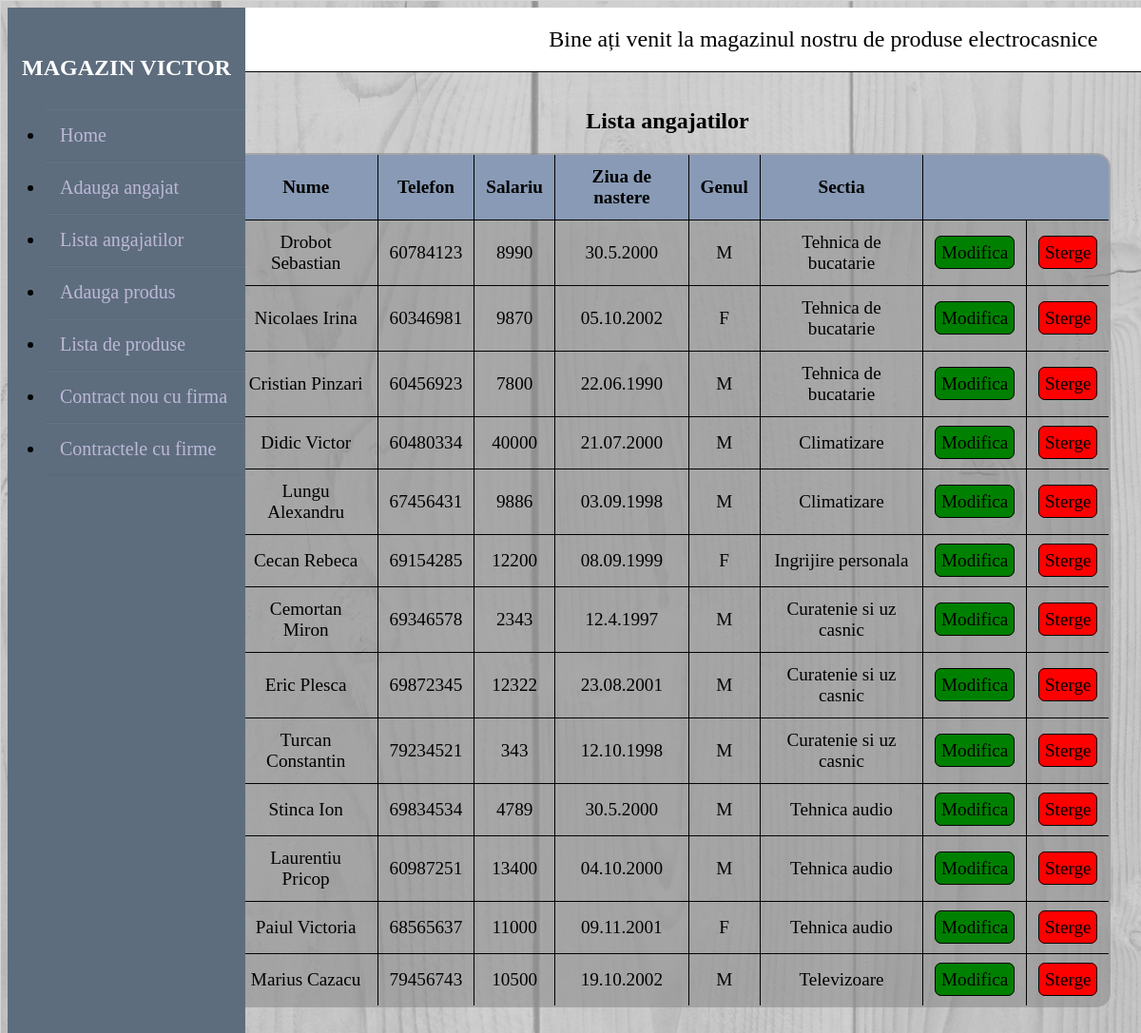
/teza/afisare_angajat.php, run on the app's committed database.
### tables this page shows
CREATE TABLE `angajati` (
  `id_angajat` int(11) NOT NULL,
  `numele` varchar(50) NOT NULL,
  `telefon` int(3) NOT NULL,
  `salariu` double NOT NULL,
  `ziua_nastere` varchar(100) NOT NULL,
  `genul` varchar(50) NOT NULL,
  `sectiunea` int(11) NOT NULL
);

CREATE TABLE `categorii` (
  `id_categorii` int(11) NOT NULL,
  `id_sectiune` int(11) NOT NULL,
  `nume_categorie` varchar(50) NOT NULL
);

### teza/afisare_angajat.php (the view, shortened to what this page needs)
<?php
include('sever.php');
$res = mysqli_query($db, "SELECT id_angajat, numele, telefon, salariu, ziua_nastere, genul, nume_categorie FROM angajati JOIN categorii WHERE sectiunea = id_sectiune");
?>
<!DOCTYPE html>
<html>
<head>
	<link rel="stylesheet" type="text/css" href="stil.css">
</head>
<body>
<div class="wrapper">
    <div class="sidebar">
        <h2>Magazin Victor</h2>
        <ul>
            <li><a href="http://localhost/teza/index.php "> Home</a></li>
            <li><a href="http://localhost/teza/adauga_angajat.php "> Adauga angajat</a></li>
            <li><a href="http://localhost/teza/afisare_angajat.php "> Lista angajatilor</a></li>
            <li><a href="http://localhost/teza/adauga_produs.php">Adauga produs</a></li>
            <li><a href="http://localhost/teza/afisare_produs.php">Lista de produse</a></li>
            <li><a href="http://localhost/teza/adauga_contract.php">Contract nou cu firma</a></li>
            <li><a href="http://localhost/teza/afisare_firma.php">Contractele cu firme</a></li>
        </ul>
    </div>
    <div class="main_content">
        <div class="header"> &nbsp &nbsp &nbsp &nbsp &nbsp &nbsp &nbsp &nbsp &nbsp &nbsp &nbsp &nbsp &nbsp &nbsp &nbsp &nbsp &nbsp &nbsp &nbsp &nbsp &nbsp &nbsp &nbsp &nbsp &nbsp &nbsp &nbsp &nbsp &nbsp   Bine ați venit la magazinul nostru de produse electrocasnice</div>
    </div>
</div>
<br>
  <h2><center>&nbsp &nbsp &nbsp &nbsp &nbsp &nbsp&nbsp &nbsp &nbsp &nbsp &nbsp &nbsp&nbsp &nbsp &nbsp &nbsp &nbsp &nbsp Lista angajatilor</center></h2>
  <table border="1" style="border-radius: 15px 15px 15px 15px;">
    <thead >
        <tr class="cap">
            <th>Nume</th>
            <th>Telefon</th>
            <th>Salariu</th>
            <th>Ziua de nastere</th>
            <th>Genul</th>
            <th>Sectia</th>
            <th colspan="2"></th>
        </tr>
    </thead>
    <tbody>
      <?php  while($row = mysqli_fetch_array($res)) { ?>
          <tr>
          <td><?php echo $row['numele']; ?></td>
          <td><?php echo $row['telefon']; ?></td>
          <td><?php echo $row['salariu']; ?></td>
          <td><?php echo $row['ziua_nastere']; ?></td>
          <td><?php echo $row['genul']; ?></td>
          <td><?php echo $row['nume_categorie']; ?></td>
          <td>
          <a class="buton1" href="adauga_angajat.php?edit=<?php echo $row['id_angajat']; ?>">Modifica</a>
          </td>
          <td>
                <a class="buton2" href="sever.php?del=<?php echo $row['id_angajat']; ?> ">Sterge</a>
          </td>
        </tr>
       <?php } ?>
    </tbody>
  </table>
  <br> <br>
 </body>
</html>

### teza/stil.css (style rules this page uses)
body { background-image: url(backphoto.png); background-size: cover; background-attachment: fixed; }
a { text-decoration: none; }
table { border:2px solid black; width: 78%; margin-left: 20% ; border-collapse: collapse; border-radius: 10px 10px 10px 10px; overflow: hidden; background-color:rgba(140,140,140,0.6); }
tr { border-bottom: 1px solid black; }
th, td { border-bottom: 1px solid black; height: 30px; padding: 12px; text-align:center; font-size: 1.2em; }
thead { background-color: #889ab5 ; }
.wrapper .sidebar { width: 250px; height: 100%; background: #5D6D7E ; padding: 30px 0px; position: fixed; }
.wrapper .sidebar h2 { color: #fff; text-transform: uppercase; text-align: center; margin-bottom: 30px; }
.wrapper .sidebar ul li { padding: 15px; border-bottom: 1px solid #bdb8d7; border-bottom: 1px solid rgba(0,0,0,0.05); border-top: 1px solid rgba(255,255,255,0.05); font-size: 20px; }
.wrapper .sidebar ul li a { color: #bdb8d7; display: block; }
.wrapper .main_content { width: 84%; margin-left: 17%; }
.wrapper .main_content .header { padding: 20px; background: #fff; color: black; border-bottom: 1px solid black; font-size: 24px; }
.buton1 { padding: 0.3em; font-size: 1em; border-radius: 7px; border:1px solid black; background-color: green; color: black; text-decoration: none; }
.buton2 { padding: 0.3em; font-size: 1em; border-radius: 7px; border:1px solid black; background-color: red; color: black; text-decoration: none; }

### data on the page
angajati: numele "Drobot Sebastian", telefon "60784123", salariu "8990", ziua_nastere "30.5.2000", genul "M", categorii.nume_categorie "Tehnica de bucatarie"
angajati: numele "Nicolaes Irina", telefon "60346981", salariu "9870", ziua_nastere "05.10.2002", genul "F", categorii.nume_categorie "Tehnica de bucatarie"
angajati: numele "Cristian Pinzari", telefon "60456923", salariu "7800", ziua_nastere "22.06.1990", genul "M", categorii.nume_categorie "Tehnica de bucatarie"
angajati: numele "Didic Victor", telefon "60480334", salariu "40000", ziua_nastere "21.07.2000", genul "M", categorii.nume_categorie "Climatizare"
angajati: numele "Lungu Alexandru", telefon "67456431", salariu "9886", ziua_nastere "03.09.1998", genul "M", categorii.nume_categorie "Climatizare"
angajati: numele "Cecan Rebeca", telefon "69154285", salariu "12200", ziua_nastere "08.09.1999", genul "F", categorii.nume_categorie "Ingrijire personala"
angajati: numele "Cemortan Miron", telefon "69346578", salariu "2343", ziua_nastere "12.4.1997", genul "M", categorii.nume_categorie "Curatenie si uz casnic"
angajati: numele "Eric Plesca", telefon "69872345", salariu "12322", ziua_nastere "23.08.2001", genul "M", categorii.nume_categorie "Curatenie si uz casnic"
angajati: numele "Turcan Constantin", telefon "79234521", salariu "343", ziua_nastere "12.10.1998", genul "M", categorii.nume_categorie "Curatenie si uz casnic"
angajati: numele "Stinca Ion", telefon "69834534", salariu "4789", ziua_nastere "30.5.2000", genul "M", categorii.nume_categorie "Tehnica audio"
angajati: numele "Laurentiu Pricop", telefon "60987251", salariu "13400", ziua_nastere "04.10.2000", genul "M", categorii.nume_categorie "Tehnica audio"
angajati: numele "Paiul Victoria", telefon "68565637", salariu "11000", ziua_nastere "09.11.2001", genul "F", categorii.nume_categorie "Tehnica audio"
angajati: numele "Marius Cazacu", telefon "79456743", salariu "10500", ziua_nastere "19.10.2002", genul "M", categorii.nume_categorie "Televizoare"
